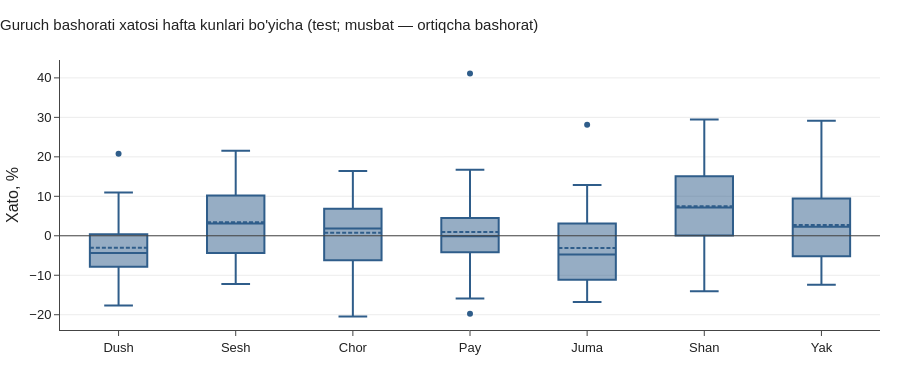

Notebook cell for this chart:
### Markdown cell above
## 6. Xatolar tahlili: model qayerda adashadi?

### Code cell
err = test[["date", "weekday", "month", "rice_kg", "revenue_uzs", "is_holiday", "eid", "ramadan", "promotion",
            "local_event", "football_match", "snow", "rain"]].copy()
err["bashorat"] = band["rice_kg"].P50
err["xato, %"] = (err["bashorat"] - err["rice_kg"]) / err["rice_kg"] * 100
err["|xato|, %"] = err["xato, %"].abs()

fig = go.Figure()
for wd in range(7):
    fig.add_box(y=err.loc[err.weekday == wd, "xato, %"], name=WEEKDAYS_UZ[wd], marker_color=style.BLUE, boxmean=True,
                showlegend=False)
fig.add_hline(y=0, line=dict(color="#444", width=1))
fig.update_layout(title="Guruch bashorati xatosi hafta kunlari bo'yicha (test; musbat — ortiqcha bashorat)",
                  yaxis_title="Xato, %", height=380)
style.save(fig, "03_error_by_weekday")

### Figure 1 — Plotly figure (JSON) as saved in the notebook; plotly's stock layout.template omitted (floating-point values rounded to 4 significant figures)
{"data": [{"boxmean": true, "marker": {"color": "#2f5d8a"}, "name": "Dush", "showlegend": false, "type": "box", "y": [-17.65, -16.9, -4.065, -8.244, -0.4589, 7.81, 10.99, -7.448, -13.08, -4.87, 0.3217, -0.3264, -0.919, -6.418, 0.4154, -6.634, -4.654, -17.41, 20.8, 10.8, -2.088, -8.339, -7.11, 3.446]}, {"boxmean": true, "marker": {"color": "#2f5d8a"}, "name": "Sesh", "showlegend": false, "type": "box", "y": [10.08, -1.224, 8.567, -11.25, -1.839, 3.513, -3.755, -8.412, -5.756, -2.132, -12.21, 14.37, -7.235, 14.85, 13.34, 21.52, 7.886, -0.2297, 5.141, 10.27, 8.695, 2.673, -5.019, 20.96]}, {"boxmean": true, "marker": {"color": "#2f5d8a"}, "name": "Chor", "showlegend": false, "type": "box", "y": [16.31, -6.142, 2.153, 14.28, 2.692, 15.33, 8.354, 1.205, -0.1246, -18.65, 11.12, -4.703, 1.034, 3.227, 6.321, -0.6992, 1.827, -7.14, -20.45, -6.251, 16.39, 3.316, -8.799, 2.844, -14.51]}, {"boxmean": true, "marker": {"color": "#2f5d8a"}, "name": "Pay", "showlegend": false, "type": "box", "y": [-10.57, -19.73, -15.9, -2.114, 41.11, 3.861, -6.929, -2.855, 16.75, 0.5066, 11.52, -8.661, -4.804, 5.083, 1.764, 3.943, 10.02, -1.551, -3.57, -0.1636, 0.4401, 7.289, -3.077, -0.1262]}, {"boxmean": true, "marker": {"color": "#2f5d8a"}, "name": "Juma", "showlegend": false, "type": "box", "y": [-14.11, 28.12, -4.745, 7.132, -4.688, 8.35, -16.76, -4.475, 0.28, -11.29, -16.4, 9.094, -12.84, -13.47, 5.447, -10.29, -5.623, -3.858, -10.65, -5.383, -1.009, -10.94, 12.89, 0.8213]}, {"boxmean": true, "marker": {"color": "#2f5d8a"}, "name": "Shan", "showlegend": false, "type": "box", "y": [8.452, 5.374, -9.188, -7.228, 24.08, 24.97, 29.45, 0.5557, 1.63, 7.139, -0.3991, 7.158, 17.34, -4.745, 19.11, 6.777, -14.05, 2.564, 12.63, 8.391, -10.31, 10.63, 12.77, 26.83]}, {"boxmean": true, "marker": {"color": "#2f5d8a"}, "name": "Yak", "showlegend": false, "type": "box", "y": [4.424, 15.21, 10.63, -4.858, 3.272, 2.009, 16.77, -2.975, 3.666, -5.881, 10.53, -10.71, 2.507, -3.656, -5.463, 8.313, 1.795, -12.44, -7.821, 29.16, 0.1621, -7.734, 5.661, 12.79]}], "layout": {"height": 380, "shapes": [{"line": {"color": "#444", "width": 1}, "type": "line", "x0": 0, "x1": 1, "xref": "x domain", "y0": 0, "y1": 0, "yref": "y"}], "title": {"text": "Guruch bashorati xatosi hafta kunlari bo'yicha (test; musbat — ortiqcha bashorat)"}, "yaxis": {"title": {"text": "Xato, %"}}}}
